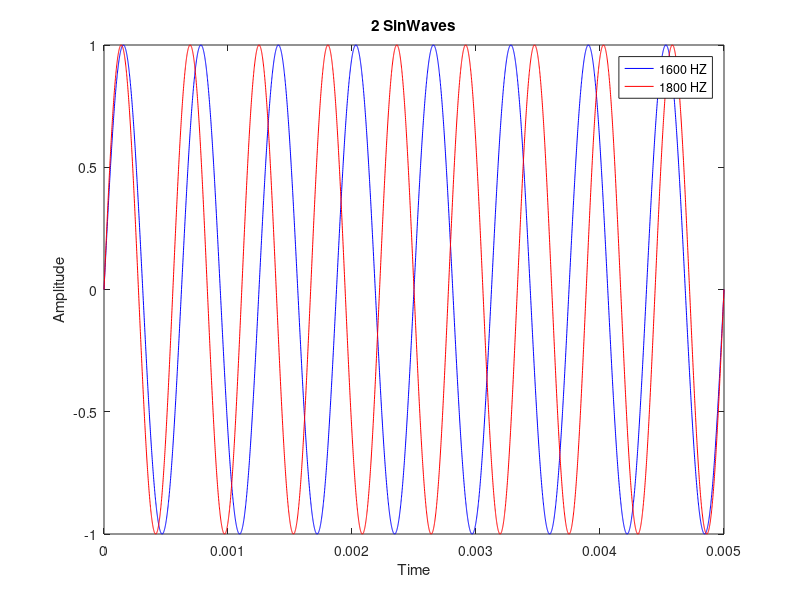
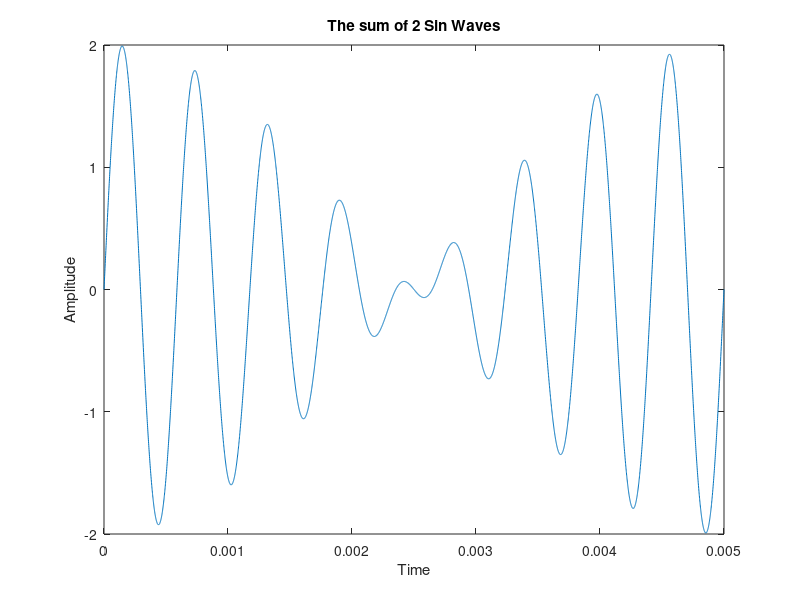

These charts were generated, in order, by the following MATLAB code:
% Variables:

f1 = 1600; 
f2 = 1800;
A1 = 1;
A2 = 1;
T = 1/200;
t = 0 : 0.000001 : T;
% T = (1/f1) * k = (1/f2) * l -> k/l = 8/9 -> k/1600 = 8/1600 = 200

%Define sine waves:
signal_1 = A1*sin(2*pi*f1*t);
signal_2 = A2*sin(2*pi*f2*t);

%Plot the signals:

plot(t, signal_1, "blue");
hold
plot(t, signal_2, "red");
title('2 SinWaves');
xlabel('Time');
ylabel('Amplitude');
legend("1600 HZ", "1800 HZ");

% Add the signals:

sum_signal = signal_1 + signal_2;
figure;
plot(t, sum_signal);
title('The sum of 2 Sin Waves');
xlabel('Time');
ylabel('Amplitude');